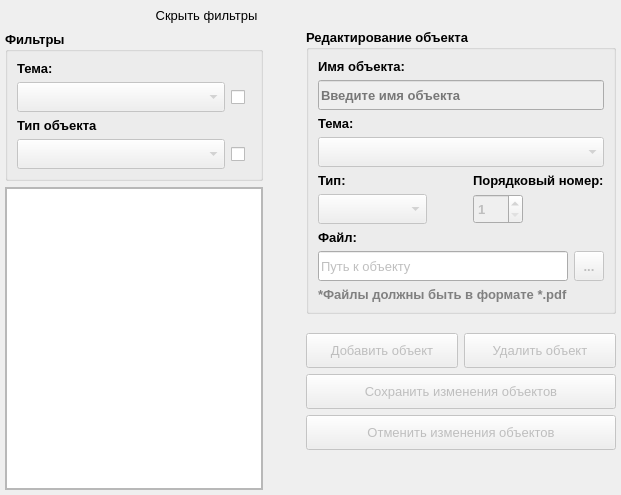
      <widget class="QWidget" name="tabObjects">
       <property name="enabled">
        <bool>true</bool>
       </property>
       <attribute name="title">
        <string>Объекты</string>
       </attribute>
       <layout class="QHBoxLayout" name="horizontalLayout_2" stretch="1,0,1">
        <property name="leftMargin">
         <number>5</number>
        </property>
        <property name="topMargin">
         <number>5</number>
        </property>
        <property name="rightMargin">
         <number>5</number>
        </property>
        <property name="bottomMargin">
         <number>5</number>
        </property>
        <item>
         <layout class="QVBoxLayout" name="verticalLayout_10">
          <item>
           <layout class="QHBoxLayout" name="horizontalLayout_4">
            <item>
             <spacer name="horizontalSpacer">
              <property name="orientation">
               <enum>Qt::Horizontal</enum>
              </property>
              <property name="sizeHint" stdset="0">
               <size>
                <width>40</width>
                <height>20</height>
               </size>
              </property>
             </spacer>
            </item>
            <item>
             <widget class="QToolButton" name="buttonObjectsShowFilter">
              <property name="font">
               <font>
                <pointsize>10</pointsize>
               </font>
              </property>
              <property name="styleSheet">
               <string notr="true">QToolButton {
	background: none;
	border: none;
}

QToolButton::hover {
	color: red;
}</string>
              </property>
              <property name="text">
               <string>Скрыть фильтры</string>
              </property>
              <property name="checkable">
               <bool>true</bool>
              </property>
              <property name="checked">
               <bool>true</bool>
              </property>
              <property name="autoRepeat">
               <bool>false</bool>
              </property>
              <property name="popupMode">
               <enum>QToolButton::DelayedPopup</enum>
              </property>
              <property name="toolButtonStyle">
               <enum>Qt::ToolButtonTextOnly</enum>
              </property>
              <property name="autoRaise">
               <bool>false</bool>
              </property>
             </widget>
            </item>
           </layout>
          </item>
          <item>
           <widget class="QGroupBox" name="groupFilters">
            <property name="font">
             <font>
              <pointsize>10</pointsize>
              <weight>75</weight>
              <bold>true</bold>
             </font>
            </property>
            <property name="title">
             <string>Фильтры</string>
            </property>
            <layout class="QVBoxLayout" name="verticalLayout_9">
             <item>
              <layout class="QGridLayout" name="gridLayout_6" columnstretch="10,0,0">
               <item row="1" column="0">
                <widget class="QComboBox" name="comboObjectsFiltersTopic">
                 <property name="enabled">
                  <bool>false</bool>
                 </property>
                 <property name="minimumSize">
                  <size>
                   <width>0</width>
                   <height>30</height>
                  </size>
                 </property>
                 <property name="font">
                  <font>
                   <pointsize>10</pointsize>
                  </font>
                 </property>
                </widget>
               </item>
               <item row="0" column="0" colspan="3">
                <widget class="QLabel" name="label_10">
                 <property name="font">
                  <font>
                   <pointsize>10</pointsize>
                   <weight>75</weight>
                   <bold>true</bold>
                  </font>
                 </property>
                 <property name="text">
                  <string>Тема:</string>
                 </property>
                </widget>
               </item>
               <item row="1" column="1">
                <widget class="QCheckBox" name="checkObjectsFilterTopics">
                 <property name="minimumSize">
                  <size>
                   <width>0</width>
                   <height>30</height>
                  </size>
                 </property>
                 <property name="font">
                  <font>
                   <pointsize>10</pointsize>
                  </font>
                 </property>
                 <property name="text">
                  <string/>
                 </property>
                 <property name="iconSize">
                  <size>
                   <width>15</width>
                   <height>15</height>
                  </size>
                 </property>
                 <property name="shortcut">
                  <string/>
                 </property>
                 <property name="checked">
                  <bool>false</bool>
                 </property>
                 <property name="tristate">
                  <bool>false</bool>
                 </property>
                </widget>
               </item>
              </layout>
             </item>
             <item>
              <layout class="QGridLayout" name="gridLayout_5" columnstretch="10,0,0" rowminimumheight="0,0">
               <item row="1" column="0">
                <widget class="QComboBox" name="comboObjectsFiltersType">
                 <property name="enabled">
                  <bool>false</bool>
                 </property>
                 <property name="minimumSize">
                  <size>
                   <width>0</width>
                   <height>30</height>
                  </size>
                 </property>
                 <property name="font">
                  <font>
                   <pointsize>10</pointsize>
                  </font>
                 </property>
                </widget>
               </item>
               <item row="0" column="0" colspan="3">
                <widget class="QLabel" name="label_11">
                 <property name="font">
                  <font>
                   <pointsize>10</pointsize>
                   <weight>75</weight>
                   <bold>true</bold>
                  </font>
                 </property>
                 <property name="text">
                  <string>Тип объекта</string>
                 </property>
                </widget>
               </item>
               <item row="1" column="1">
                <widget class="QCheckBox" name="checkObjectsFilterTypes">
                 <property name="enabled">
                  <bool>true</bool>
                 </property>
                 <property name="minimumSize">
                  <size>
                   <width>0</width>
                   <height>30</height>
                  </size>
                 </property>
                 <property name="font">
                  <font>
                   <pointsize>10</pointsize>
                  </font>
                 </property>
                 <property name="text">
                  <string/>
                 </property>
                 <property name="iconSize">
                  <size>
                   <width>15</width>
                   <height>15</height>
                  </size>
                 </property>
                 <property name="checked">
                  <bool>false</bool>
                 </property>
                </widget>
               </item>
              </layout>
             </item>
            </layout>
           </widget>
          </item>
          <item>
           <widget class="QScrollArea" name="scrollArea_2">
            <property name="widgetResizable">
             <bool>true</bool>
            </property>
            <widget class="QWidget" name="scrollAreaWidgetContents_2">
             <property name="geometry">
              <rect>
               <x>0</x>
               <y>0</y>
               <width>466</width>
               <height>322</height>
              </rect>
             </property>
             <layout class="QVBoxLayout" name="verticalLayout_11">
              <property name="leftMargin">
               <number>0</number>
              </property>
              <property name="topMargin">
               <number>0</number>
              </property>
              <property name="rightMargin">
               <number>0</number>
              </property>
              <property name="bottomMargin">
               <number>0</number>
              </property>
              <item>
               <widget class="QTableView" name="tableObjects">
                <property name="font">
                 <font>
                  <family>MS Shell Dlg 2</family>
                  <pointsize>10</pointsize>
                 </font>
                </property>
               </widget>
              </item>
             </layout>
            </widget>
           </widget>
          </item>
         </layout>
        </item>
        <item>
         <spacer name="horizontalSpacer_3">
          <property name="orientation">
           <enum>Qt::Horizontal</enum>
          </property>
          <property name="sizeType">
           <enum>QSizePolicy::Fixed</enum>
          </property>
          <property name="sizeHint" stdset="0">
           <size>
            <width>37</width>
            <height>17</height>
           </size>
          </property>
         </spacer>
        </item>
        <item>
         <layout class="QVBoxLayout" name="verticalLayout_5">
          <item>
           <widget class="QLabel" name="label_17">
            <property name="font">
             <font>
              <pointsize>12</pointsize>
              <weight>75</weight>
              <bold>true</bold>
             </font>
            </property>
            <property name="text">
             <string/>
            </property>
           </widget>
          </item>
          <item>
           <widget class="QGroupBox" name="groupBox_2">
            <property name="font">
             <font>
              <pointsize>10</pointsize>
              <weight>75</weight>
              <bold>true</bold>
             </font>
            </property>
            <property name="title">
             <string>Редактирование объекта</string>
            </property>
            <layout class="QVBoxLayout" name="verticalLayout_13">
             <item>
              <layout class="QVBoxLayout" name="verticalLayout_12">
               <item>
                <widget class="QLabel" name="label_12">
                 <property name="font">
                  <font>
                   <pointsize>10</pointsize>
                   <weight>75</weight>
                   <bold>true</bold>
                  </font>
                 </property>
                 <property name="text">
                  <string>Имя объекта:</string>
                 </property>
                </widget>
               </item>
               <item>
                <widget class="QLineEdit" name="lineObjectsName">
                 <property name="enabled">
                  <bool>false</bool>
                 </property>
                 <property name="minimumSize">
                  <size>
                   <width>250</width>
                   <height>30</height>
                  </size>
                 </property>
                 <property name="font">
                  <font>
                   <pointsize>10</pointsize>
                  </font>
                 </property>
                 <property name="text">
                  <string/>
                 </property>
                 <property name="placeholderText">
                  <string>Введите имя объекта</string>
                 </property>
                 <property name="clearButtonEnabled">
                  <bool>false</bool>
                 </property>
                </widget>
               </item>
              </layout>
             </item>
             <item>
              <layout class="QVBoxLayout" name="verticalLayout_15">
               <item>
                <widget class="QLabel" name="label_16">
                 <property name="font">
                  <font>
                   <pointsize>10</pointsize>
                   <weight>75</weight>
                   <bold>true</bold>
                  </font>
                 </property>
                 <property name="text">
                  <string>Тема:</string>
                 </property>
                </widget>
               </item>
               <item>
                <widget class="QComboBox" name="comboObjectsTopic">
                 <property name="enabled">
                  <bool>false</bool>
                 </property>
                 <property name="minimumSize">
                  <size>
                   <width>0</width>
                   <height>30</height>
                  </size>
                 </property>
                 <property name="font">
                  <font>
                   <pointsize>10</pointsize>
                  </font>
                 </property>
                 <property name="currentText">
                  <string/>
                 </property>
                </widget>
               </item>
              </layout>
             </item>
             <item>
              <layout class="QGridLayout" name="gridLayout_8">
               <item row="0" column="0">
                <widget class="QLabel" name="label_13">
                 <property name="font">
                  <font>
                   <pointsize>10</pointsize>
                   <weight>75</weight>
                   <bold>true</bold>
                  </font>
                 </property>
                 <property name="text">
                  <string>Тип:</string>
                 </property>
                </widget>
               </item>
               <item row="0" column="2">
                <widget class="QLabel" name="label_14">
                 <property name="maximumSize">
                  <size>
                   <width>16777215</width>
                   <height>16777215</height>
                  </size>
                 </property>
                 <property name="font">
                  <font>
                   <pointsize>10</pointsize>
                   <weight>75</weight>
                   <bold>true</bold>
                  </font>
                 </property>
                 <property name="text">
                  <string>Порядковый номер:</string>
                 </property>
                </widget>
               </item>
               <item row="1" column="0">
                <widget class="QComboBox" name="comboObjectsType">
                 <property name="enabled">
                  <bool>false</bool>
                 </property>
                 <property name="minimumSize">
                  <size>
                   <width>0</width>
                   <height>30</height>
                  </size>
                 </property>
                 <property name="font">
                  <font>
                   <pointsize>10</pointsize>
                   <weight>50</weight>
                   <bold>false</bold>
                  </font>
                 </property>
                </widget>
               </item>
               <item row="1" column="2">
                <widget class="QSpinBox" name="spinObjectsIndexNumber">
                 <property name="enabled">
                  <bool>false</bool>
                 </property>
                 <property name="minimumSize">
                  <size>
                   <width>50</width>
                   <height>30</height>
                  </size>
                 </property>
                 <property name="maximumSize">
                  <size>
                   <width>50</width>
                   <height>16777215</height>
                  </size>
                 </property>
                 <property name="font">
                  <font>
                   <pointsize>10</pointsize>
                  </font>
                 </property>
                 <property name="minimum">
                  <number>1</number>
                 </property>
                </widget>
               </item>
               <item row="0" column="1" rowspan="2">
                <spacer name="horizontalSpacer_2">
                 <property name="orientation">
                  <enum>Qt::Horizontal</enum>
                 </property>
                 <property name="sizeType">
                  <enum>QSizePolicy::Fixed</enum>
                 </property>
                 <property name="sizeHint" stdset="0">
                  <size>
                   <width>40</width>
                   <height>20</height>
                  </size>
                 </property>
                </spacer>
               </item>
              </layout>
             </item>
             <item>
              <layout class="QGridLayout" name="gridLayout_7">
               <item row="1" column="1">
                <widget class="QToolButton" name="buttonObjectsPathToFile">
                 <property name="enabled">
                  <bool>false</bool>
                 </property>
                 <property name="minimumSize">
                  <size>
                   <width>30</width>
                   <height>30</height>
                  </size>
                 </property>
                 <property name="text">
                  <string>...</string>
                 </property>
                </widget>
               </item>
               <item row="0" column="0" colspan="2">
                <widget class="QLabel" name="label_15">
                 <property name="font">
                  <font>
                   <pointsize>10</pointsize>
                   <weight>75</weight>
                   <bold>true</bold>
                  </font>
                 </property>
                 <property name="text">
                  <string>Файл:</string>
                 </property>
                </widget>
               </item>
               <item row="1" column="0">
                <widget class="QLineEdit" name="lineObjectsPathToFile">
                 <property name="minimumSize">
                  <size>
                   <width>250</width>
                   <height>30</height>
                  </size>
                 </property>
                 <property name="font">
                  <font>
                   <pointsize>10</pointsize>
                   <weight>50</weight>
                   <bold>false</bold>
                  </font>
                 </property>
                 <property name="styleSheet">
                  <string notr="true">color: grey;</string>
                 </property>
                 <property name="readOnly">
                  <bool>true</bool>
                 </property>
                 <property name="placeholderText">
                  <string>Путь к объекту</string>
                 </property>
                </widget>
               </item>
              </layout>
             </item>
             <item>
              <widget class="QLabel" name="labelObjectsFormat">
               <property name="font">
                <font>
                 <pointsize>10</pointsize>
                </font>
               </property>
               <property name="text">
                <string>&lt;font style=&quot;color: grey&quot;&gt;*Файлы должны быть в формате *.pdf&lt;/font&gt;</string>
               </property>
               <property name="wordWrap">
                <bool>true</bool>
               </property>
              </widget>
             </item>
            </layout>
           </widget>
          </item>
          <item>
           <spacer name="verticalSpacer_6">
            <property name="orientation">
             <enum>Qt::Vertical</enum>
            </property>
            <property name="sizeType">
             <enum>QSizePolicy::Fixed</enum>
            </property>
            <property name="sizeHint" stdset="0">
             <size>
              <width>20</width>
              <height>13</height>
             </size>
            </property>
           </spacer>
          </item>
          <item>
           <layout class="QGridLayout" name="gridLayout_9">
            <item row="0" column="0">
             <widget class="QPushButton" name="buttonObjectsAdd">
              <property name="enabled">
               <bool>false</bool>
              </property>
              <property name="minimumSize">
               <size>
                <width>70</width>
                <height>35</height>
               </size>
              </property>
              <property name="font">
               <font>
                <pointsize>10</pointsize>
                <weight>50</weight>
                <bold>false</bold>
               </font>
              </property>
              <property name="text">
               <string>Добавить объект</string>
              </property>
             </widget>
            </item>
            <item row="0" column="1">
             <widget class="QPushButton" name="buttonObjectsRemove">
              <property name="enabled">
               <bool>false</bool>
              </property>
              <property name="minimumSize">
               <size>
                <width>70</width>
                <height>35</height>
               </size>
              </property>
              <property name="font">
               <font>
                <pointsize>10</pointsize>
                <weight>50</weight>
                <bold>false</bold>
               </font>
              </property>
              <property name="text">
               <string>Удалить объект</string>
              </property>
             </widget>
            </item>
            <item row="1" column="0" colspan="2">
             <widget class="QPushButton" name="buttonObjectsSave">
              <property name="enabled">
               <bool>false</bool>
              </property>
              <property name="minimumSize">
               <size>
                <width>192</width>
                <height>35</height>
               </size>
              </property>
              <property name="font">
               <font>
                <pointsize>10</pointsize>
                <weight>50</weight>
                <bold>false</bold>
               </font>
              </property>
              <property name="text">
               <string>Сохранить изменения объектов</string>
              </property>
             </widget>
            </item>
            <item row="2" column="0" colspan="2">
             <widget class="QPushButton" name="buttonObjectsUndo">
              <property name="enabled">
               <bool>false</bool>
              </property>
              <property name="minimumSize">
               <size>
                <width>192</width>
                <height>35</height>
               </size>
              </property>
              <property name="font">
               <font>
                <pointsize>10</pointsize>
                <weight>50</weight>
                <bold>false</bold>
               </font>
              </property>
              <property name="text">
               <string>Отменить изменения объектов</string>
              </property>
             </widget>
            </item>
           </layout>
          </item>
          <item>
           <spacer name="verticalSpacer_7">
            <property name="orientation">
             <enum>Qt::Vertical</enum>
            </property>
            <property name="sizeHint" stdset="0">
             <size>
              <width>20</width>
              <height>40</height>
             </size>
            </property>
           </spacer>
          </item>
         </layout>
        </item>
       </layout>
      </widget>
